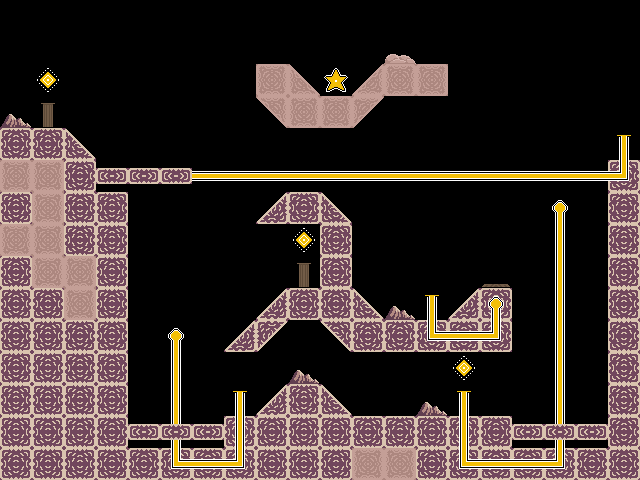

Tiled map render using the project's own tile images. Description and the whole map definition, tile-layer contents included, below:
An orthogonal 20x15 tile map with 32x32 px tiles, 8 tile layers (Background, Ground, Platform, Walls, ...).

<map version="1.10" tiledversion="1.11.0" orientation="orthogonal" renderorder="right-down" width="20" height="15" tilewidth="32" tileheight="32" infinite="0" nextlayerid="11" nextobjectid="1">
 <tileset firstgid="1" source="../Tilesets/stargame_tilesets-Sheet.tsx" />
 <layer id="10" name="Background" width="20" height="15">
  <data encoding="csv">
0,0,0,0,0,0,0,0,0,0,0,0,0,0,0,0,0,0,0,0,
0,0,0,0,0,0,0,0,0,0,0,0,45,0,0,0,0,0,0,0,
0,0,0,0,0,0,0,0,0,0,0,0,0,0,0,0,0,0,0,0,
26,28,0,0,0,0,0,0,0,0,0,0,0,0,0,0,0,0,0,0,
0,0,0,0,0,0,0,0,0,0,0,0,0,0,0,0,0,0,0,0,
0,0,0,0,0,0,0,0,0,0,0,0,0,0,0,0,0,0,0,0,
0,0,0,0,0,0,0,0,0,0,0,0,0,0,0,0,0,0,0,0,
0,0,0,0,0,0,0,0,0,0,0,0,0,0,0,0,0,0,0,0,
0,0,0,0,0,0,0,0,0,28,0,0,0,0,0,0,0,0,0,0,
0,0,0,0,0,0,0,0,0,0,0,0,26,0,0,0,0,0,0,0,
0,0,0,0,0,0,0,0,0,0,0,0,0,0,0,0,0,0,0,0,
0,0,0,0,0,0,0,0,0,26,0,0,0,0,0,0,0,0,0,0,
0,0,0,0,0,0,0,0,0,0,0,0,0,26,0,0,0,0,0,0,
0,0,0,0,0,0,0,0,0,0,0,0,0,0,0,0,0,0,0,0,
0,0,0,0,0,0,0,0,0,0,0,0,0,0,0,0,0,0,0,0
</data>
 </layer>
 <layer id="2" name="Ground" width="20" height="15">
  <data encoding="csv">
0,0,0,0,0,0,0,0,0,0,0,0,0,0,0,0,0,0,0,0,
0,0,0,0,0,0,0,0,0,0,0,0,0,0,0,0,0,0,0,0,
0,0,0,0,0,0,0,0,6,1,0,1610612737,6,6,0,0,0,0,0,0,
0,0,0,0,0,0,0,0,3221225473,6,6,2684354561,0,0,0,0,0,0,0,0,
7,7,2,0,0,0,0,0,0,0,0,0,0,0,0,0,0,0,0,0,
7,7,7,0,0,0,0,0,0,0,0,0,0,0,0,0,0,0,0,7,
7,7,7,7,0,0,0,0,1610612738,7,2,0,0,0,0,0,0,0,0,7,
7,7,7,7,0,0,0,0,0,0,7,0,0,0,0,0,0,0,0,7,
7,7,7,7,0,0,0,0,0,0,7,0,0,0,0,0,0,0,0,7,
7,7,7,7,0,0,0,0,1610612738,7,7,2,0,0,1610612738,7,0,0,0,7,
7,7,7,7,0,0,0,1610612738,2684354562,0,3221225474,7,7,7,7,7,0,0,0,7,
7,7,7,7,0,0,0,0,0,0,0,0,0,0,0,0,0,0,0,7,
7,7,7,7,0,0,0,0,1610612738,7,2,0,0,0,0,0,0,0,0,7,
7,7,7,7,0,0,0,7,7,7,7,7,7,7,7,7,0,0,0,7,
7,7,7,7,7,7,7,7,7,7,7,7,7,7,7,7,7,7,7,7
</data>
 </layer>
 <layer id="3" name="Platform" width="20" height="15">
  <data encoding="csv">
0,0,0,0,0,0,0,0,0,0,0,0,0,0,0,0,0,0,0,0,
0,0,0,0,0,0,0,0,0,0,0,0,0,0,0,0,0,0,0,0,
0,0,0,0,0,0,0,0,0,0,0,0,0,0,0,0,0,0,0,0,
0,0,0,0,0,0,0,0,0,0,0,0,0,0,0,0,0,0,0,0,
0,0,0,0,0,0,0,0,0,0,0,0,0,0,0,0,0,0,0,0,
0,0,0,0,0,0,0,0,0,0,0,0,0,0,0,0,0,0,0,0,
0,0,0,0,0,0,0,0,0,0,0,0,0,0,0,0,0,0,0,0,
0,0,0,0,0,0,0,0,0,0,0,0,0,0,0,0,0,0,0,0,
0,0,0,0,0,0,0,0,0,0,0,0,0,0,0,0,0,0,0,0,
0,0,0,0,0,0,0,0,0,0,0,0,0,0,0,0,0,0,0,0,
0,0,0,0,0,0,0,0,0,0,0,0,0,0,0,0,0,0,0,0,
0,0,0,0,0,0,0,0,0,0,0,0,0,0,0,0,0,0,0,0,
0,0,0,0,0,0,0,0,0,0,0,0,0,0,0,0,0,0,0,0,
0,0,0,0,0,0,0,0,0,0,0,0,0,0,0,0,0,0,0,0,
0,0,0,0,0,0,0,0,0,0,0,0,0,0,0,0,0,0,0,0
</data>
 </layer>
 <layer id="4" name="Walls" width="20" height="15">
  <data encoding="csv">
0,0,0,0,0,0,0,0,0,0,0,0,0,0,0,0,0,0,0,0,
0,0,0,0,0,0,0,0,0,0,0,0,0,0,0,0,0,0,0,0,
0,0,0,0,0,0,0,0,0,0,0,0,0,0,0,0,0,0,0,0,
0,0,0,0,0,0,0,0,0,0,0,0,0,0,0,0,0,0,0,0,
0,0,0,0,0,0,0,0,0,0,0,0,0,0,0,0,0,0,0,0,
0,0,0,0,0,0,0,0,0,0,0,0,0,0,0,0,0,0,0,0,
0,0,0,0,0,0,0,0,0,0,0,0,0,0,0,0,0,0,0,0,
0,0,0,0,0,0,0,0,0,0,0,0,0,0,0,0,0,0,0,0,
0,0,0,0,0,0,0,0,0,0,0,0,0,0,0,0,0,0,0,0,
0,0,0,0,0,0,0,0,0,0,0,0,0,0,0,0,0,0,0,0,
0,0,0,0,0,0,0,0,0,0,0,0,0,0,0,0,0,0,0,0,
0,0,0,0,0,0,0,0,0,0,0,0,0,0,0,0,0,0,0,0,
0,0,0,0,0,0,0,0,0,0,0,0,0,0,0,0,0,0,0,0,
0,0,0,0,0,0,0,0,0,0,0,0,0,0,0,0,0,0,0,0,
0,0,0,0,0,0,0,0,0,0,0,0,0,0,0,0,0,0,0,0
</data>
 </layer>
 <layer id="5" name="Wire1" width="20" height="15">
  <data encoding="csv">
0,0,0,0,0,0,0,0,0,0,0,0,0,0,0,0,0,0,0,0,
0,0,0,0,0,0,0,0,0,0,0,0,0,0,0,0,0,0,0,0,
0,0,0,0,0,0,0,0,0,0,0,0,0,0,0,0,0,0,0,0,
0,0,0,0,0,0,0,0,0,0,0,0,0,0,0,0,0,0,0,0,
0,0,0,0,0,0,0,0,0,0,0,0,0,0,0,0,0,0,0,0,
0,0,0,0,1610612752,1610612753,1610612753,1610612753,1610612753,1610612753,1610612753,1610612753,1610612753,1610612753,1610612753,1610612753,1610612753,1610612753,1610612753,3221225491,
0,0,0,0,0,0,0,0,0,0,0,0,0,0,0,0,0,16,0,0,
0,0,0,0,0,0,0,0,0,0,0,0,0,0,0,0,0,17,0,0,
0,0,0,0,0,0,0,0,0,0,0,0,0,0,0,0,0,17,0,0,
0,0,0,0,0,0,0,0,0,0,0,0,0,0,0,16,0,17,0,0,
0,0,0,0,0,16,0,0,0,0,0,0,0,1610612755,2684354577,3221225491,0,17,0,0,
0,0,0,0,0,17,0,0,0,0,0,0,0,0,0,0,0,17,0,0,
0,0,0,0,0,17,0,0,0,0,0,0,0,0,0,0,0,17,0,0,
0,0,0,0,0,17,0,17,0,0,0,0,0,0,3221225489,0,0,17,0,0,
0,0,0,0,0,1610612755,1610612753,3221225491,0,0,0,0,0,0,1610612755,2684354577,1610612753,3221225491,0,0
</data>
 </layer>
 <layer id="6" name="Foreground" width="20" height="15">
  <data encoding="csv">
0,0,0,0,0,0,0,0,0,0,0,0,0,0,0,0,0,0,0,0,
0,0,0,0,0,0,0,0,0,0,0,0,0,0,0,0,0,0,0,0,
0,0,0,0,0,0,0,0,0,0,0,0,0,0,0,0,0,0,0,0,
0,0,0,0,0,0,0,0,0,0,0,0,0,0,0,0,0,0,0,0,
0,0,0,0,0,0,0,0,0,0,0,0,0,0,0,0,0,0,0,0,
0,0,0,0,0,0,0,0,0,0,0,0,0,0,0,0,0,0,0,0,
0,0,0,0,0,0,0,0,0,0,0,0,0,0,0,0,0,0,0,0,
0,0,0,0,0,0,0,0,0,0,0,0,0,0,0,0,0,0,0,0,
0,0,0,0,0,0,0,0,0,0,0,0,0,0,0,0,0,0,0,0,
0,0,0,0,0,0,0,0,0,0,0,0,0,0,0,0,0,0,0,0,
0,0,0,0,0,0,0,0,0,0,0,0,0,0,0,0,0,0,0,0,
0,0,0,0,0,0,0,0,0,0,0,0,0,0,0,0,0,0,0,0,
0,0,0,0,0,0,0,0,0,0,0,0,0,0,0,0,0,0,0,0,
0,0,0,0,0,0,0,0,0,0,0,0,0,0,0,0,0,0,0,0,
0,0,0,0,0,0,0,0,0,0,0,0,0,0,0,0,0,0,0,0
</data>
 </layer>
 <layer id="7" name="Stairs" width="20" height="15">
  <data encoding="csv">
0,0,0,0,0,0,0,0,0,0,0,0,0,0,0,0,0,0,0,0,
0,0,0,0,0,0,0,0,0,0,0,0,0,0,0,0,0,0,0,0,
0,0,0,0,0,0,0,0,0,0,0,0,0,0,0,0,0,0,0,0,
0,0,0,0,0,0,0,0,0,0,0,0,0,0,0,0,0,0,0,0,
0,0,0,0,0,0,0,0,0,0,0,0,0,0,0,0,0,0,0,0,
0,0,0,0,0,0,0,0,0,0,0,0,0,0,0,0,0,0,0,0,
0,0,0,0,0,0,0,0,0,0,0,0,0,0,0,0,0,0,0,0,
0,0,0,0,0,0,0,0,0,0,0,0,0,0,0,0,0,0,0,0,
0,0,0,0,0,0,0,0,0,0,0,0,0,0,0,0,0,0,0,0,
0,0,0,0,0,0,0,0,0,0,0,0,0,0,0,0,0,0,0,0,
0,0,0,0,0,0,0,0,0,0,0,0,0,0,0,0,0,0,0,0,
0,0,0,0,0,0,0,0,0,0,0,0,0,0,0,0,0,0,0,0,
0,0,0,0,0,0,0,0,0,0,0,0,0,0,0,0,0,0,0,0,
0,0,0,0,0,0,0,0,0,0,0,0,0,0,0,0,0,0,0,0,
0,0,0,0,0,0,0,0,0,0,0,0,0,0,0,0,0,0,0,0
</data>
 </layer>
 <layer id="8" name="Objects" width="20" height="15">
  <data encoding="csv">
0,0,0,0,0,0,0,0,0,0,0,0,0,0,0,0,0,0,0,0,
0,0,0,0,0,0,0,0,0,0,0,0,0,0,0,0,0,0,0,0,
0,29,0,0,0,0,0,0,0,0,33,0,0,0,0,0,0,0,0,0,
0,0,0,0,0,0,0,0,0,0,0,0,0,0,0,0,0,0,0,0,
0,0,0,0,0,0,0,0,0,0,0,0,0,0,0,0,0,0,0,42,
6,6,0,12,12,12,0,0,0,0,0,0,0,0,0,0,0,0,0,0,
0,6,0,0,0,0,0,0,0,0,0,0,0,0,0,0,0,0,0,0,
6,6,0,0,0,0,0,0,0,29,0,0,0,0,0,0,0,0,0,0,
0,6,6,0,0,0,0,0,0,0,0,0,0,0,0,43,0,0,0,0,
0,0,6,0,0,0,0,0,0,0,0,0,0,42,0,0,0,0,0,0,
0,0,0,0,0,0,0,0,0,0,0,0,0,0,0,0,0,0,0,0,
0,0,0,0,0,0,0,0,0,0,0,0,0,0,29,0,0,0,0,0,
0,0,0,0,0,0,0,42,0,0,0,0,0,0,42,0,0,0,0,0,
0,0,0,0,12,12,12,0,0,0,0,0,0,0,0,0,12,12,12,0,
0,0,0,0,0,0,0,0,0,0,0,6,6,0,0,0,0,0,0,0
</data>
 </layer>
</map>
